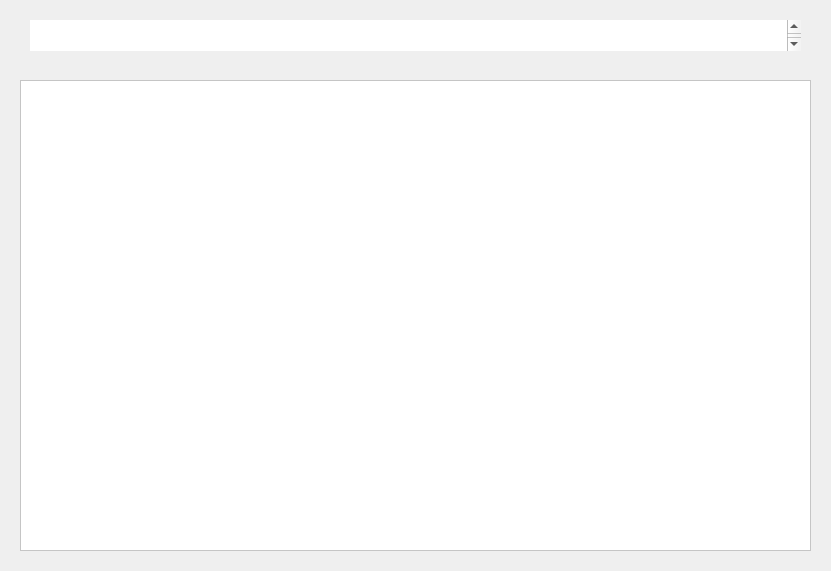
<?xml version="1.0" encoding="UTF-8"?>
<ui version="4.0">
 <class>FormBonLivraison</class>
 <widget class="QDialog" name="FormBonLivraison">
  <property name="geometry">
   <rect>
    <x>0</x>
    <y>0</y>
    <width>831</width>
    <height>571</height>
   </rect>
  </property>
  <property name="windowTitle">
   <string>Liste des Bons de Livraison</string>
  </property>
  <property name="styleSheet">
   <string notr="true">QWidget#FormBonLivraison {
    border-image: url(&quot;C:/projet_QT/projet_achats/image000/fond02.jpg&quot;) 0 0 0 0 stretch stretch;
}
</string>
  </property>
  <widget class="QTableView" name="tableView">
   <property name="geometry">
    <rect>
     <x>20</x>
     <y>80</y>
     <width>791</width>
     <height>471</height>
    </rect>
   </property>
   <property name="styleSheet">
    <string notr="true">QTableView{
	background-color: white;
/*    border-image: url(&quot;C:/projet_QT/projet_achats/image000/fond10.jpg&quot;) 0 0 0 0 stretch stretch;
background-image: url(&quot;C:/projet_QT/projet_achats/image000/fond02.jpg&quot;);
background-repeat: no-repeat;
background-position: center;
background-size: cover;*/
}</string>
   </property>
   <property name="editTriggers">
    <set>QAbstractItemView::EditTrigger::NoEditTriggers</set>
   </property>
   <property name="alternatingRowColors">
    <bool>true</bool>
   </property>
   <property name="selectionBehavior">
    <enum>QAbstractItemView::SelectionBehavior::SelectRows</enum>
   </property>
   <property name="sortingEnabled">
    <bool>true</bool>
   </property>
  </widget>
  <widget class="QTextBrowser" name="textBrowser">
   <property name="geometry">
    <rect>
     <x>10</x>
     <y>10</y>
     <width>811</width>
     <height>51</height>
    </rect>
   </property>
   <property name="styleSheet">
    <string notr="true">QTextBrowser {
    border-image: url(&quot;C:/projet_QT/projet_achats/image000/fond03.jpg&quot;) 0 0 0 0 stretch stretch;
    border: none;
    padding: 10px 20px;
    color: white;
    font-weight: bold;
}</string>
   </property>
   <property name="html">
    <string>&lt;!DOCTYPE HTML PUBLIC &quot;-//W3C//DTD HTML 4.0//EN&quot; &quot;http://www.w3.org/TR/REC-html40/strict.dtd&quot;&gt;
&lt;html&gt;&lt;head&gt;&lt;meta name=&quot;qrichtext&quot; content=&quot;1&quot; /&gt;&lt;meta charset=&quot;utf-8&quot; /&gt;&lt;style type=&quot;text/css&quot;&gt;
p, li { white-space: pre-wrap; }
hr { height: 1px; border-width: 0; }
li.unchecked::marker { content: &quot;\2610&quot;; }
li.checked::marker { content: &quot;\2612&quot;; }
&lt;/style&gt;&lt;/head&gt;&lt;body style=&quot; font-family:'Segoe UI'; font-size:9pt; font-weight:700; font-style:normal;&quot;&gt;
&lt;p style=&quot; margin-top:0px; margin-bottom:0px; margin-left:0px; margin-right:0px; -qt-block-indent:0; text-indent:0px;&quot;&gt;&lt;span style=&quot; font-size:20pt;&quot;&gt; Liste des bons de livraison&lt;/span&gt;&lt;/p&gt;&lt;/body&gt;&lt;/html&gt;</string>
   </property>
  </widget>
 </widget>
 <resources/>
 <connections/>
</ui>
